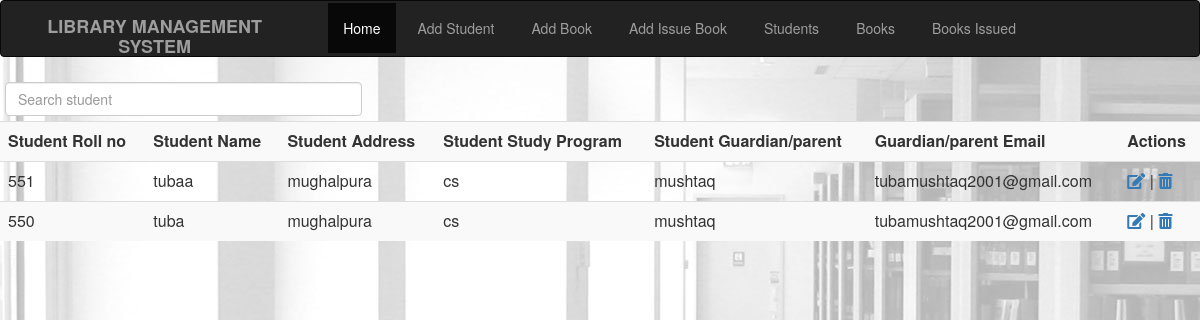
The app's page /show_students with its own data.
### library/models.py (models this page shows, shortened)
class Students(models.Model):
    roll_number = models.CharField(max_length=100,unique=True)
    fullname = models.CharField(max_length=100)
    address = models.CharField(max_length=100)
    program = models.CharField(max_length=100)
    Guardian_name=models.CharField(max_length=100,help_text="parent/guardian full name")
    Email=models.EmailField(max_length=100,help_text="Guardian/parent e-mail")

### library/views.py (the view)
# urls.py: path('show_students', views.view_students, name='show_student_record'),
def view_students(request):
    students = Students.objects.order_by('-id')
    return render(request,'view_students.html', {'students': students})

### library/templates/view_students.html (shortened to what this page needs)
{% extends 'base.html' %}
{% block content %}
<div class="search">
    <input type="text" class="form-control" id="student_search_input" name="student_name" placeholder="Search student" onchange="search_student()">
</div>
<table class="table table-striped">
<tr>
    <th>Student Roll no </th>
    <th>Student Name </th>
    <th>Student Address </th>
    <th>Student Study Program </th>
    <th>Student Guardian/parent</th>
    <th>Guardian/parent Email</th>
    <th>Actions</th>
</tr>
    {%for student in students%}
    <tr id="{{student.fullname}}" class="student">
    <td class="roll_number">{{student.roll_number}}</td>
    <td class="name">{{student.fullname}}</td>
        <td>{{student.address}}</td>
        <td>{{student.program}}</td>
        <td>{{student.Guardian_name}}</td>
        <td>{{student.Email}}</td>
        <td><a href="edit/student/{{student.roll_number}}"><i class="fa fa-edit"></i></a> | <a
        href="delete/student/{{student.roll_number}}"><i class="fa fa-trash-alt"></i></a></td>
    </tr> {% endfor %}
</table>
{% endblock %}

### library/templates/base.html (shortened to what this page needs)
<html lang="en">
<head>
    {%load static%}
    <link rel="stylesheet" href="{%static 'css/bootstrap.min.css'%}">
    <link rel="stylesheet" href="{%static 'icon/css/all.css' %}">
    <link rel="stylesheet" href="{%static 'css/style.css' %}">
</head>
<body>
    <nav class="navbar navbar-inverse">
        <div class="container-fluid">
            <div class="navbar-header">
            <label class="navbar-brand" >LIBRARY MANAGEMENT SYSTEM</label>
            </div>
            <ul class="nav navbar-nav">
                <li class="active"><a href="/">Home</a></li>
                <li><a href="add_new_student">Add Student</a></li>
                <li><a href="add_new_book">Add Book</a></li>
                <li><a href="add_book_issue">Add Issue Book</a></li>
                <li><a href="show_students">Students</a></li>
                <li><a href="view_books">Books</a></li>
                <li><a href="view_books_issued">Books Issued</a></li>
        </ul>
        </div>
    </nav>
 {% block content %}
    {% endblock %}
</body>
</html>

### library/static/css/style.css (style rules this page uses)
.search { padding:5px; }
#student_search_input { width:30%; }
li { padding:2px; margin-left:3px; }

### library/templates/base.html (style rules this page uses)
body { background-image: url('static/images/bg_library.jpg'); text-align:center; }

### records on screen
Students: roll_number "551", fullname "tubaa", address "mughalpura", program "cs", Guardian_name "mushtaq", Email "tubamushtaq2001@gmail.com"
Students: roll_number "550", fullname "tuba", address "mughalpura", program "cs", Guardian_name "mushtaq", Email "tubamushtaq2001@gmail.com"
